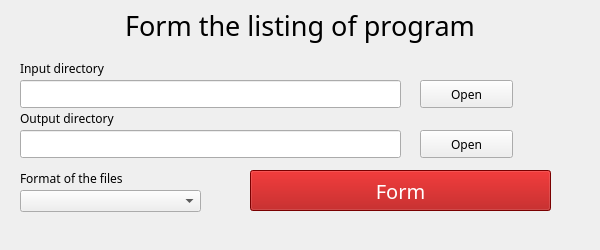
<?xml version="1.0" encoding="UTF-8"?>
<ui version="4.0">
 <class>MainWindow</class>
 <widget class="QMainWindow" name="MainWindow">
  <property name="geometry">
   <rect>
    <x>0</x>
    <y>0</y>
    <width>600</width>
    <height>250</height>
   </rect>
  </property>
  <property name="windowTitle">
   <string>Listing</string>
  </property>
  <property name="styleSheet">
   <string notr="true"/>
  </property>
  <property name="iconSize">
   <size>
    <width>300</width>
    <height>400</height>
   </size>
  </property>
  <widget class="QWidget" name="centralwidget">
   <widget class="QLineEdit" name="InputLine">
    <property name="geometry">
     <rect>
      <x>20</x>
      <y>80</y>
      <width>381</width>
      <height>28</height>
     </rect>
    </property>
   </widget>
   <widget class="QPushButton" name="InputBtn">
    <property name="geometry">
     <rect>
      <x>420</x>
      <y>80</y>
      <width>93</width>
      <height>28</height>
     </rect>
    </property>
    <property name="font">
     <font>
      <family>Montserrat SemiBold</family>
     </font>
    </property>
    <property name="cursor">
     <cursorShape>PointingHandCursor</cursorShape>
    </property>
    <property name="text">
     <string>Open</string>
    </property>
   </widget>
   <widget class="QLineEdit" name="OutputLine">
    <property name="geometry">
     <rect>
      <x>20</x>
      <y>130</y>
      <width>381</width>
      <height>28</height>
     </rect>
    </property>
   </widget>
   <widget class="QPushButton" name="OutputBtn">
    <property name="geometry">
     <rect>
      <x>420</x>
      <y>130</y>
      <width>93</width>
      <height>28</height>
     </rect>
    </property>
    <property name="font">
     <font>
      <family>Montserrat SemiBold</family>
     </font>
    </property>
    <property name="cursor">
     <cursorShape>PointingHandCursor</cursorShape>
    </property>
    <property name="text">
     <string>Open</string>
    </property>
   </widget>
   <widget class="QLabel" name="label">
    <property name="geometry">
     <rect>
      <x>20</x>
      <y>60</y>
      <width>191</width>
      <height>16</height>
     </rect>
    </property>
    <property name="font">
     <font>
      <family>Montserrat Medium</family>
     </font>
    </property>
    <property name="text">
     <string>Input directory</string>
    </property>
   </widget>
   <widget class="QLabel" name="label_2">
    <property name="geometry">
     <rect>
      <x>20</x>
      <y>110</y>
      <width>211</width>
      <height>16</height>
     </rect>
    </property>
    <property name="font">
     <font>
      <family>Montserrat Medium</family>
     </font>
    </property>
    <property name="text">
     <string>Output directory</string>
    </property>
   </widget>
   <widget class="QLabel" name="label_3">
    <property name="geometry">
     <rect>
      <x>0</x>
      <y>0</y>
      <width>600</width>
      <height>50</height>
     </rect>
    </property>
    <property name="font">
     <font>
      <family>Montserrat SemiBold</family>
      <pointsize>20</pointsize>
     </font>
    </property>
    <property name="styleSheet">
     <string notr="true"/>
    </property>
    <property name="text">
     <string>Form the listing of program</string>
    </property>
    <property name="alignment">
     <set>Qt::AlignCenter</set>
    </property>
   </widget>
   <widget class="QLabel" name="label_4">
    <property name="geometry">
     <rect>
      <x>20</x>
      <y>170</y>
      <width>151</width>
      <height>16</height>
     </rect>
    </property>
    <property name="font">
     <font>
      <family>Montserrat Medium</family>
     </font>
    </property>
    <property name="text">
     <string>Format of the files</string>
    </property>
   </widget>
   <widget class="QPushButton" name="FormBtn">
    <property name="geometry">
     <rect>
      <x>250</x>
      <y>170</y>
      <width>301</width>
      <height>41</height>
     </rect>
    </property>
    <property name="font">
     <font>
      <family>Montserrat ExtraBold</family>
      <pointsize>15</pointsize>
     </font>
    </property>
    <property name="cursor">
     <cursorShape>PointingHandCursor</cursorShape>
    </property>
    <property name="styleSheet">
     <string notr="true">background-color: rgb(170, 0, 0);
color: rgb(255, 255, 255);</string>
    </property>
    <property name="text">
     <string>Form</string>
    </property>
   </widget>
   <widget class="QComboBox" name="comboBox">
    <property name="geometry">
     <rect>
      <x>20</x>
      <y>190</y>
      <width>181</width>
      <height>22</height>
     </rect>
    </property>
   </widget>
  </widget>
 </widget>
 <resources/>
 <connections/>
</ui>
